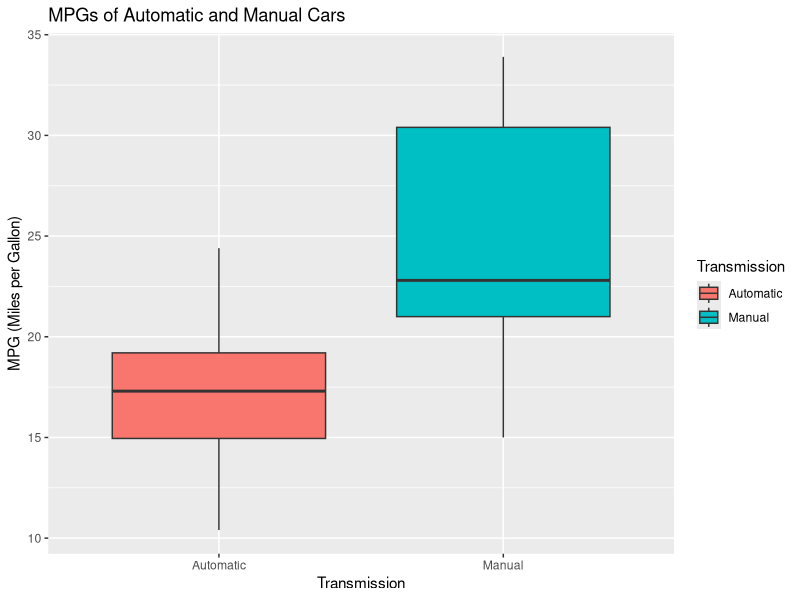
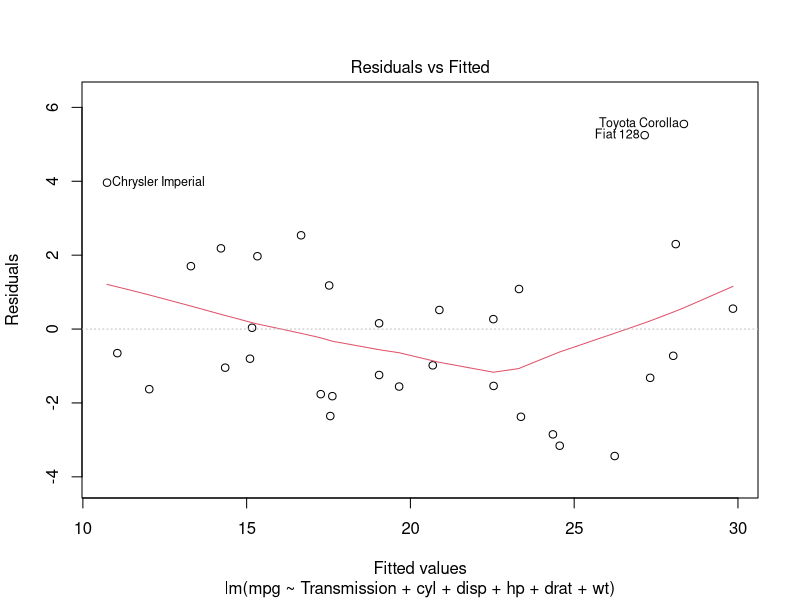
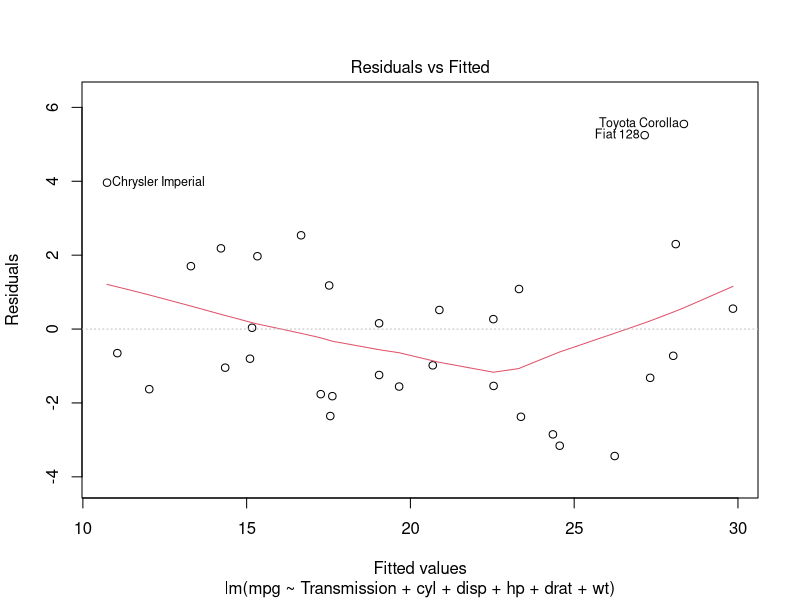
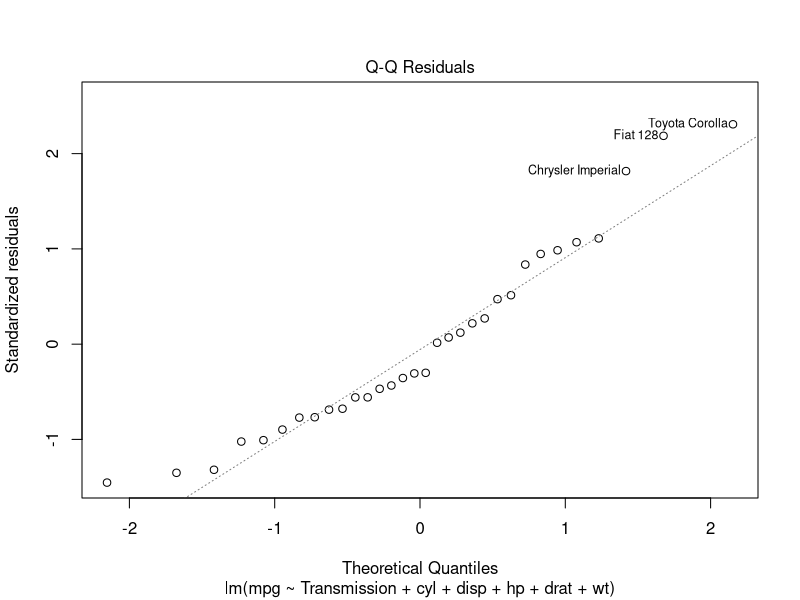

Write the R code that produced these figures, in order.
## ---- chunk 1
knitr::opts_chunk$set(echo = TRUE)
options(warn = -1)
## ---- chunk 2
mtcars$Transmission[mtcars$am == 0] <- "Automatic"
mtcars$Transmission[mtcars$am == 1] <- "Manual"
fit1 <- lm(mpg ~ Transmission, mtcars)
fit2 <- lm(mpg ~ Transmission + cyl, mtcars)
fit3 <- lm(mpg ~ Transmission + cyl + disp, mtcars)
fit4 <- lm(mpg ~ Transmission + cyl + disp + hp, mtcars)
fit5 <- lm(mpg ~ Transmission + cyl + disp + hp + drat, mtcars)
fit6 <- lm(mpg ~ Transmission + cyl + disp + hp + drat + wt, mtcars)
fit7 <- lm(mpg ~ Transmission + cyl + disp + hp + drat + wt + qsec, mtcars)
fit8 <- lm(mpg ~ Transmission + cyl + disp + hp + drat + wt + qsec + factor(vs), mtcars)
fit9 <- lm(mpg ~ Transmission + cyl + disp + hp + drat + wt + qsec + factor(vs) + gear, mtcars)
fit10 <- lm(mpg ~ Transmission + cyl + disp + hp + drat + wt + qsec + factor(vs) + gear + carb, mtcars)
## ---- chunk 3
anova(fit1, fit2, fit3, fit4, fit5, fit6, fit7, fit8, fit9, fit10)
## ---- chunk 4
summary(fit6)$coef[2]
## ---- chunk 5
summary(fit1)$coef[2]
## ---- chunk 6
library(ggplot2)
g1 <- ggplot(data = mtcars, aes(x = Transmission, y = mpg, fill = Transmission)) + geom_boxplot()
g1 <- g1 + ylab("MPG (Miles per Gallon)") + ggtitle("MPGs of Automatic and Manual Cars")
g1
## ---- chunk 7
plot(fit6, which = c(1, 1))
plot(fit6, which = c(2, 1))
